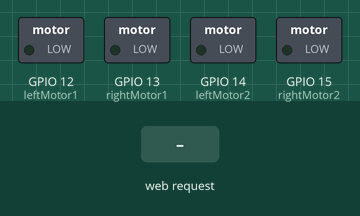
Recording of a sketch running on a simulated ESP32. Shown: switched loads named in the sketch (green lamp = pin HIGH). Inputs (shaded band) come from the test bench. WiFi joins after 1.5 s; servers stay silent unless stated; what the sketch prints to the serial monitor is not drawn.

Above: at 2.7 s.
2.8 s: HTTP request GET /forward received
At 3.8 s:
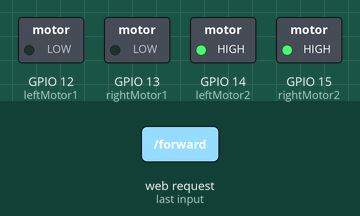
4.3 s: HTTP request GET /reverse received
At 4.9 s:
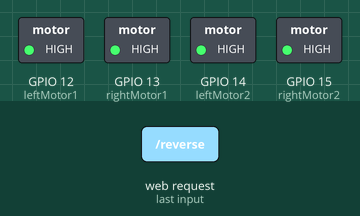
5.8 s: HTTP request GET /left received
At 6.1 s:
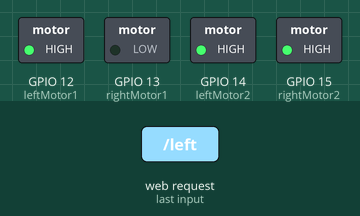
7.3 s: HTTP request GET /right received
At 8.5 s:
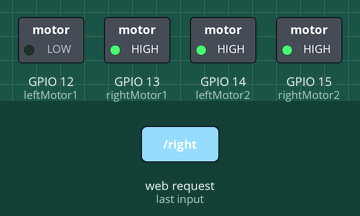
Timing chart, 0 to 9.8 s (numbered marks = the images above; inputs shaded):
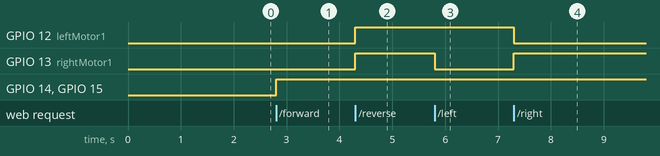

Measured:
- after the input at 2.8 s, GPIO 14 (leftMotor2), GPIO 15 (rightMotor2): LOW → HIGH at once
- after the input at 4.3 s, GPIO 12 (leftMotor1), GPIO 13 (rightMotor1): LOW → HIGH at once
- after the input at 5.8 s, GPIO 13 (rightMotor1): HIGH → LOW at once
- after the input at 7.3 s, GPIO 12 (leftMotor1): HIGH → LOW at once; GPIO 13 (rightMotor1): LOW → HIGH at once

The sketch:

arduino_code.ino
```cpp
#include <WiFi.h>
WiFiClient client;
WiFiServer server(80);
 char* ssid = " ";
 char* password = "";
String  command ="";
int rightMotor2 = 15;    // D7 - right Motor -
int rightMotor1 = 13;    // D8 - right Motor +
int leftMotor2 = 14;    // D3 - left Motor -
int leftMotor1 = 12;    // D4 - left Motor +

void setup()
{
  Serial.begin(9600);
  pinMode(leftMotor1, OUTPUT);
  pinMode(leftMotor2, OUTPUT);
  pinMode(rightMotor1, OUTPUT);
  pinMode(rightMotor2, OUTPUT);
  digitalWrite(leftMotor1,LOW);
  digitalWrite(leftMotor2,LOW);
  digitalWrite(rightMotor1,LOW);
  digitalWrite(rightMotor2,LOW);

  connectWiFi();
  server.begin();
}

void loop()
{
    client = server.available();
    if (!client) return;
    command = checkClient ();

         if (command == "forward") forwardMotor();
    else if (command == "reverse") reverseMotor();
    else if (command == "left")    leftMotor();
    else if (command == "right")   rightMotor();
    //else if (command== "stop")     stopMotor();
    else                           stopMotor();
    sendBackEcho(command); // send command echo back to android device
    command = "";
}
void forwardMotor(void)
{
  digitalWrite(leftMotor1,LOW);
  digitalWrite(leftMotor2,HIGH);
  digitalWrite(rightMotor1,LOW);
  digitalWrite(rightMotor2,HIGH);
  Serial.println(command);
  delay(1000);
}
void reverseMotor(void)
{
  digitalWrite(leftMotor1,HIGH);
  digitalWrite(leftMotor2,HIGH);
  digitalWrite(rightMotor1,HIGH);
  digitalWrite(rightMotor2,HIGH);
  Serial.println(command);
}
void leftMotor(void)
{
  digitalWrite(leftMotor1,HIGH);
  digitalWrite(leftMotor2,HIGH);
  digitalWrite(rightMotor1,LOW);
  digitalWrite(rightMotor2,HIGH);
  Serial.println(command);
}
void rightMotor(void)
{
  digitalWrite(leftMotor1,LOW);
  digitalWrite(leftMotor2,HIGH);
  digitalWrite(rightMotor1,HIGH);
  digitalWrite(rightMotor2,HIGH);
  Serial.println(command);
}
void stopMotor(void)
{
  digitalWrite(leftMotor1,LOW);
  digitalWrite(leftMotor2,LOW);
  digitalWrite(rightMotor1,LOW);
  digitalWrite(rightMotor2,LOW);
  Serial.println(command);
}
void connectWiFi()
{
  WiFi.begin(ssid,password);
Serial.println("\nConnecting to network!");
while(WiFi.status()!=WL_CONNECTED)
{
  Serial.print(".");
  delay(300);
}
Serial.println("\nConnected to network!");
while(WiFi.localIP()==INADDR_NONE)
{
  Serial.print(".");
  delay(300);
}
Serial.print("\nAquired IP Adress is: ");
Serial.println(WiFi.localIP());
}
String checkClient (void)
{
  while(!client.available()) delay(1);
  String request = client.readStringUntil('\r');
  request.remove(0, 5);
  request.remove(request.length()-9,9);
  return request;
}
void sendBackEcho(String echo)
{
  client.println("HTTP/1.1 200 OK");
  client.println("Content-Type: text/html");
  client.println("");
  client.println("<!DOCTYPE HTML>");
  client.println("<html>");
  client.println(echo);
  client.println("</html>");
  client.stop();
  delay(1);
}
```
